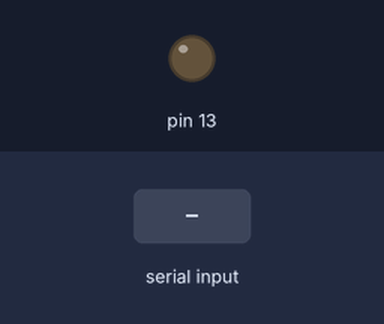
Recording of a sketch running on a simulated Arduino Uno, built with avr-gcc and run on an emulated ATmega328P. Shown: output pins drawn as LEDs (lit = HIGH). Inputs (shaded band) come from the test bench. What the sketch prints to the serial monitor is not drawn.

Above: at 1.2 s.
1.3 s: "A" received over Serial
At 2.1 s:
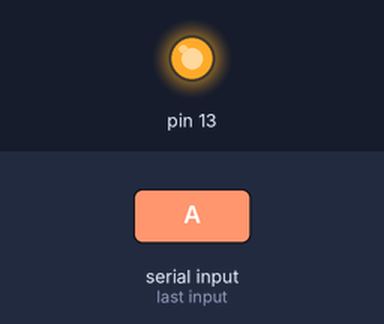
Timing chart, 0 to 4.3 s (numbered marks = the images above; inputs shaded):
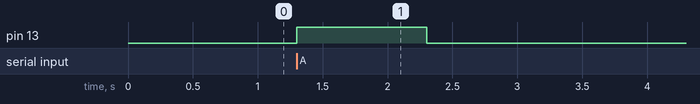

Measured:
- after the input at 1.3 s, pin 13: LOW → HIGH at once, → LOW 1.0 s later

The sketch:

5A_ReadChar.ino
```cpp
int x=0;
void setup() {
  // put your setup code here, to run once:
Serial.begin(9600);
pinMode(13,OUTPUT);
}

void loop() {
  // put your main code here, to run repeatedly:
  if(Serial.available() > 0 )
  {
    x = Serial.read();
    if(x == 'A')
    {
      digitalWrite(13,HIGH);
      delay(1000);
      Serial.print("Correct");
      Serial.print(x,DEC);
    }
    digitalWrite(13,LOW);
 }
}
```
